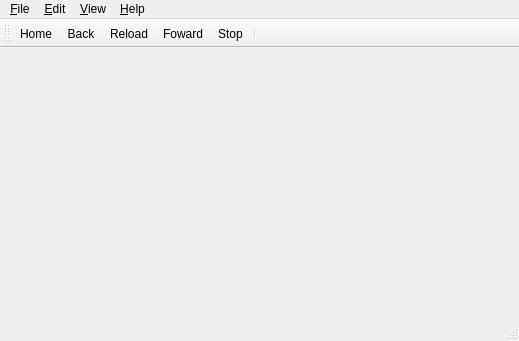
<?xml version="1.0" encoding="UTF-8"?>
<ui version="4.0">
 <class>MainWindow</class>
 <widget class="QMainWindow" name="MainWindow">
  <property name="geometry">
   <rect>
    <x>0</x>
    <y>0</y>
    <width>519</width>
    <height>341</height>
   </rect>
  </property>
  <property name="windowTitle">
   <string>Simba -- For better use of leo.org</string>
  </property>
  <widget class="QWidget" name="centralwidget"/>
  <widget class="QMenuBar" name="qmbMain">
   <property name="geometry">
    <rect>
     <x>0</x>
     <y>0</y>
     <width>519</width>
     <height>23</height>
    </rect>
   </property>
   <widget class="QMenu" name="qmFile">
    <property name="title">
     <string>&amp;File</string>
    </property>
    <addaction name="qaPrint"/>
    <addaction name="separator"/>
    <addaction name="qaExit"/>
   </widget>
   <widget class="QMenu" name="qmEdit">
    <property name="title">
     <string>&amp;Edit</string>
    </property>
    <widget class="QMenu" name="qmLanguages">
     <property name="title">
      <string>Languages</string>
     </property>
     <addaction name="qaEnglish"/>
     <addaction name="qaSpanish"/>
     <addaction name="qaFrench"/>
     <addaction name="qaItalian"/>
     <addaction name="qaChinese"/>
     <addaction name="qaRussian"/>
    </widget>
    <addaction name="qaHome"/>
    <addaction name="qaBack"/>
    <addaction name="qaReload"/>
    <addaction name="qaForward"/>
    <addaction name="qaStop"/>
    <addaction name="qaSearch"/>
    <addaction name="qmLanguages"/>
   </widget>
   <widget class="QMenu" name="qmView">
    <property name="title">
     <string>&amp;View</string>
    </property>
    <addaction name="qaZoomIn"/>
    <addaction name="qaZoomNormal"/>
    <addaction name="qaZoomOut"/>
   </widget>
   <widget class="QMenu" name="qmHelp">
    <property name="title">
     <string>&amp;Help</string>
    </property>
    <addaction name="qaAboutQt"/>
    <addaction name="qaAbout"/>
   </widget>
   <addaction name="qmFile"/>
   <addaction name="qmEdit"/>
   <addaction name="qmView"/>
   <addaction name="qmHelp"/>
  </widget>
  <widget class="QStatusBar" name="qsbMain"/>
  <widget class="QToolBar" name="qtbMain">
   <property name="windowTitle">
    <string>toolBar</string>
   </property>
   <attribute name="toolBarArea">
    <enum>TopToolBarArea</enum>
   </attribute>
   <attribute name="toolBarBreak">
    <bool>false</bool>
   </attribute>
   <addaction name="qaHome"/>
   <addaction name="qaBack"/>
   <addaction name="qaReload"/>
   <addaction name="qaForward"/>
   <addaction name="qaStop"/>
   <addaction name="separator"/>
  </widget>
  <action name="qaPrint">
   <property name="text">
    <string>Print</string>
   </property>
   <property name="shortcut">
    <string>Ctrl+P</string>
   </property>
  </action>
  <action name="qaExit">
   <property name="text">
    <string>&amp;Exit</string>
   </property>
   <property name="shortcut">
    <string>Ctrl+Q</string>
   </property>
  </action>
  <action name="qaHome">
   <property name="text">
    <string>Home</string>
   </property>
   <property name="shortcut">
    <string>Ctrl+H</string>
   </property>
  </action>
  <action name="qaBack">
   <property name="text">
    <string>Back</string>
   </property>
   <property name="shortcut">
    <string>Ctrl+Left</string>
   </property>
  </action>
  <action name="qaReload">
   <property name="text">
    <string>Reload</string>
   </property>
   <property name="shortcut">
    <string>Ctrl+R</string>
   </property>
  </action>
  <action name="qaForward">
   <property name="text">
    <string>Foward</string>
   </property>
   <property name="shortcut">
    <string>Ctrl+Right</string>
   </property>
  </action>
  <action name="qaStop">
   <property name="text">
    <string>Stop</string>
   </property>
   <property name="shortcut">
    <string>Esc</string>
   </property>
  </action>
  <action name="qaSearch">
   <property name="text">
    <string>Search</string>
   </property>
   <property name="shortcut">
    <string>Ctrl+F</string>
   </property>
  </action>
  <action name="qaEnglish">
   <property name="checkable">
    <bool>true</bool>
   </property>
   <property name="icon">
    <iconset resource="../data/data.qrc">
     <normaloff>:/flags/en.svg</normaloff>:/flags/en.svg</iconset>
   </property>
   <property name="text">
    <string>English</string>
   </property>
  </action>
  <action name="qaSpanish">
   <property name="checkable">
    <bool>true</bool>
   </property>
   <property name="icon">
    <iconset resource="../data/data.qrc">
     <normaloff>:/flags/es.svg</normaloff>:/flags/es.svg</iconset>
   </property>
   <property name="text">
    <string>Spanish</string>
   </property>
  </action>
  <action name="qaFrench">
   <property name="checkable">
    <bool>true</bool>
   </property>
   <property name="icon">
    <iconset resource="../data/data.qrc">
     <normaloff>:/flags/fr.svg</normaloff>:/flags/fr.svg</iconset>
   </property>
   <property name="text">
    <string>French</string>
   </property>
  </action>
  <action name="qaItalian">
   <property name="checkable">
    <bool>true</bool>
   </property>
   <property name="icon">
    <iconset resource="../data/data.qrc">
     <normaloff>:/flags/it.svg</normaloff>:/flags/it.svg</iconset>
   </property>
   <property name="text">
    <string>Italian</string>
   </property>
  </action>
  <action name="qaChinese">
   <property name="checkable">
    <bool>true</bool>
   </property>
   <property name="icon">
    <iconset resource="../data/data.qrc">
     <normaloff>:/flags/cn.svg</normaloff>:/flags/cn.svg</iconset>
   </property>
   <property name="text">
    <string>Chinese</string>
   </property>
  </action>
  <action name="qaRussian">
   <property name="checkable">
    <bool>true</bool>
   </property>
   <property name="icon">
    <iconset resource="../data/data.qrc">
     <normaloff>:/flags/ru.svg</normaloff>:/flags/ru.svg</iconset>
   </property>
   <property name="text">
    <string>Russian</string>
   </property>
  </action>
  <action name="qaZoomIn">
   <property name="text">
    <string>Zoom &amp;In</string>
   </property>
   <property name="shortcut">
    <string>Ctrl++</string>
   </property>
  </action>
  <action name="qaZoomNormal">
   <property name="text">
    <string>Zoom &amp;Normal</string>
   </property>
   <property name="shortcut">
    <string>Ctrl+0</string>
   </property>
  </action>
  <action name="qaZoomOut">
   <property name="text">
    <string>Zoom &amp;Out</string>
   </property>
   <property name="shortcut">
    <string>Ctrl+-</string>
   </property>
  </action>
  <action name="qaAboutQt">
   <property name="text">
    <string>About &amp;Qt</string>
   </property>
  </action>
  <action name="qaAbout">
   <property name="text">
    <string>&amp;About</string>
   </property>
  </action>
 </widget>
 <resources>
  <include location="../data/data.qrc"/>
 </resources>
 <connections/>
</ui>
